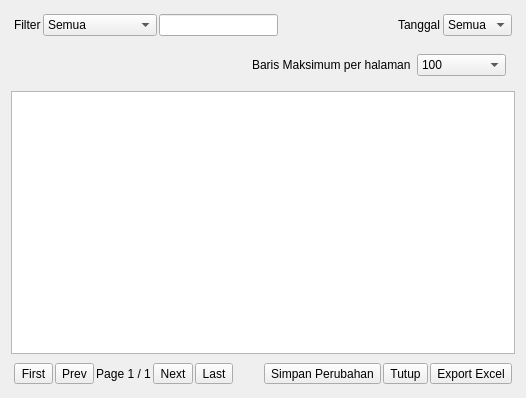
<?xml version="1.0" encoding="UTF-8"?>
<ui version="4.0">
 <class>A3PreviewDataDialog</class>
 <widget class="QDialog" name="A3PreviewDataDialog">
  <property name="geometry">
   <rect>
    <x>0</x>
    <y>0</y>
    <width>526</width>
    <height>398</height>
   </rect>
  </property>
  <property name="windowTitle">
   <string>A3P Export Data</string>
  </property>
  <layout class="QVBoxLayout" name="verticalLayout">
   <item>
    <widget class="QWidget" name="wFilter" native="true">
     <layout class="QHBoxLayout" name="horizontalLayout_2">
      <property name="spacing">
       <number>2</number>
      </property>
      <property name="leftMargin">
       <number>3</number>
      </property>
      <property name="topMargin">
       <number>3</number>
      </property>
      <property name="rightMargin">
       <number>3</number>
      </property>
      <property name="bottomMargin">
       <number>3</number>
      </property>
      <item>
       <widget class="QLabel" name="label_2">
        <property name="text">
         <string>Filter</string>
        </property>
       </widget>
      </item>
      <item>
       <widget class="QComboBox" name="cbKolom">
        <item>
         <property name="text">
          <string>Semua</string>
         </property>
        </item>
        <item>
         <property name="text">
          <string>Klien</string>
         </property>
        </item>
        <item>
         <property name="text">
          <string>File</string>
         </property>
        </item>
        <item>
         <property name="text">
          <string>Bahan</string>
         </property>
        </item>
        <item>
         <property name="text">
          <string>Jumlah Page</string>
         </property>
        </item>
        <item>
         <property name="text">
          <string>Jumlah Repeat</string>
         </property>
        </item>
        <item>
         <property name="text">
          <string>Keterangan</string>
         </property>
        </item>
        <item>
         <property name="text">
          <string>Nama File</string>
         </property>
        </item>
       </widget>
      </item>
      <item>
       <widget class="QLineEdit" name="leKolomFilter"/>
      </item>
      <item>
       <spacer name="horizontalSpacer_2">
        <property name="orientation">
         <enum>Qt::Horizontal</enum>
        </property>
        <property name="sizeHint" stdset="0">
         <size>
          <width>40</width>
          <height>20</height>
         </size>
        </property>
       </spacer>
      </item>
      <item>
       <widget class="QLabel" name="label_3">
        <property name="text">
         <string>Tanggal</string>
        </property>
       </widget>
      </item>
      <item>
       <widget class="QComboBox" name="cbTanggal">
        <item>
         <property name="text">
          <string>Semua</string>
         </property>
        </item>
       </widget>
      </item>
     </layout>
    </widget>
   </item>
   <item>
    <widget class="QWidget" name="widget" native="true">
     <layout class="QHBoxLayout" name="horizontalLayout_3">
      <item>
       <spacer name="horizontalSpacer_3">
        <property name="orientation">
         <enum>Qt::Horizontal</enum>
        </property>
        <property name="sizeHint" stdset="0">
         <size>
          <width>40</width>
          <height>20</height>
         </size>
        </property>
       </spacer>
      </item>
      <item>
       <widget class="QLabel" name="label">
        <property name="text">
         <string>Baris Maksimum per halaman</string>
        </property>
       </widget>
      </item>
      <item>
       <widget class="QComboBox" name="cbRow">
        <item>
         <property name="text">
          <string>100</string>
         </property>
        </item>
        <item>
         <property name="text">
          <string>500</string>
         </property>
        </item>
        <item>
         <property name="text">
          <string>1000</string>
         </property>
        </item>
        <item>
         <property name="text">
          <string>Maksimum</string>
         </property>
        </item>
       </widget>
      </item>
     </layout>
    </widget>
   </item>
   <item>
    <widget class="QTableView" name="mainTable">
     <property name="contextMenuPolicy">
      <enum>Qt::CustomContextMenu</enum>
     </property>
     <property name="selectionBehavior">
      <enum>QAbstractItemView::SelectItems</enum>
     </property>
     <property name="verticalScrollMode">
      <enum>QAbstractItemView::ScrollPerPixel</enum>
     </property>
     <property name="horizontalScrollMode">
      <enum>QAbstractItemView::ScrollPerPixel</enum>
     </property>
    </widget>
   </item>
   <item>
    <widget class="QWidget" name="wNav" native="true">
     <layout class="QHBoxLayout" name="horizontalLayout">
      <property name="spacing">
       <number>2</number>
      </property>
      <property name="leftMargin">
       <number>3</number>
      </property>
      <property name="topMargin">
       <number>3</number>
      </property>
      <property name="rightMargin">
       <number>3</number>
      </property>
      <property name="bottomMargin">
       <number>3</number>
      </property>
      <item>
       <widget class="QToolButton" name="tbFirst">
        <property name="text">
         <string>First</string>
        </property>
       </widget>
      </item>
      <item>
       <widget class="QToolButton" name="tbPrev">
        <property name="text">
         <string>Prev</string>
        </property>
       </widget>
      </item>
      <item>
       <widget class="QLabel" name="lPaging">
        <property name="text">
         <string>Page 1 / 1</string>
        </property>
        <property name="alignment">
         <set>Qt::AlignCenter</set>
        </property>
        <property name="margin">
         <number>5</number>
        </property>
       </widget>
      </item>
      <item>
       <widget class="QToolButton" name="tbNext">
        <property name="text">
         <string>Next</string>
        </property>
       </widget>
      </item>
      <item>
       <widget class="QToolButton" name="tbLast">
        <property name="text">
         <string>Last</string>
        </property>
       </widget>
      </item>
      <item>
       <spacer name="horizontalSpacer">
        <property name="orientation">
         <enum>Qt::Horizontal</enum>
        </property>
        <property name="sizeHint" stdset="0">
         <size>
          <width>40</width>
          <height>20</height>
         </size>
        </property>
       </spacer>
      </item>
      <item>
       <widget class="QToolButton" name="tbSave">
        <property name="text">
         <string>Simpan Perubahan</string>
        </property>
       </widget>
      </item>
      <item>
       <widget class="QToolButton" name="tbClose">
        <property name="text">
         <string>Tutup</string>
        </property>
       </widget>
      </item>
      <item>
       <widget class="QToolButton" name="tbPrint">
        <property name="text">
         <string>Export Excel</string>
        </property>
       </widget>
      </item>
     </layout>
    </widget>
   </item>
  </layout>
 </widget>
 <resources/>
 <connections/>
</ui>
